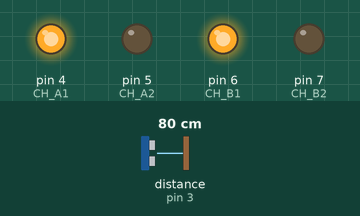
The sketch below on a simulated Arduino Uno, built with avr-gcc and run on an emulated ATmega328P. Parts: output pins drawn as LEDs (lit = HIGH). Wiring (inferred from the names in the program): ultrasonic range finder: trigger pin 2; echo pin 3. Dashed ring = blinking. The inputs (shaded band) are chosen by the test bench; at power-on: distance to the obstacle (sensor on pin 3) 80 cm. The echo pulse lasts 58.3 µs per cm; pins used as bus, display or sensor lines are not drawn.

Above: at 1.2 s.
1.3 s: distance to the obstacle (sensor on pin 3) set to 18 cm
2.8 s: distance to the obstacle (sensor on pin 3) set to 14 cm
At 4.04 s:
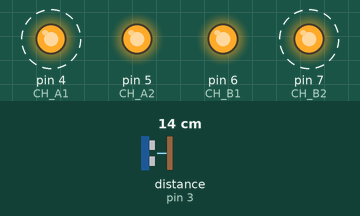
5.8 s: distance to the obstacle (sensor on pin 3) set to 35 cm
At 7.3 s:
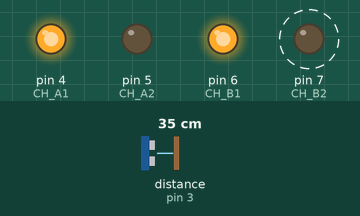
7.9 s: distance to the obstacle (sensor on pin 3) set to 2 cm
At 8.7 s:
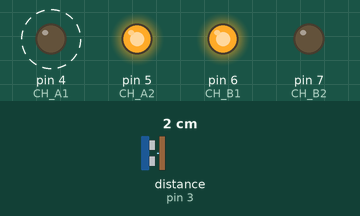
Timing chart, 0 to 11.9 s (numbered marks = the images above; inputs shaded):
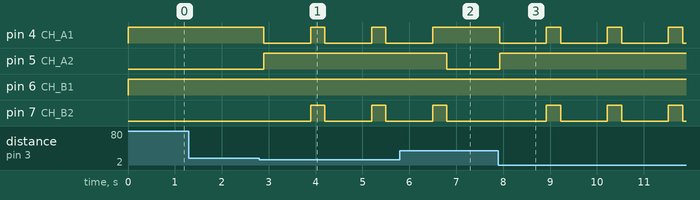

Measured:
- the behaviour switches between 16 and 15 cm on distance to the obstacle (sensor on pin 3) (found by bisection; images 0 and 1)
- after the input at 1.3 s, every drawn part: stays the same
- after the input at 2.8 s, pin 4 (CH_A1): alternates HIGH for 0.30 s and LOW for 1.0 s, starting after 0.09 s; pin 5 (CH_A2): LOW → HIGH after 0.09 s; pin 7 (CH_B2): alternates HIGH for 0.30 s and LOW for 1.0 s, starting after 1.1 s
- after the input at 5.8 s, pin 4 (CH_A1): goes on until 6.5 s, then stays HIGH; pin 5 (CH_A2): HIGH → LOW after 1.0 s
- after the input at 7.9 s, pin 4 (CH_A1): alternates HIGH for 0.30 s and LOW for 1.0 s, starting at once; pin 5 (CH_A2): LOW → HIGH at once; pin 7 (CH_B2): alternates HIGH for 0.30 s and LOW for 1.0 s, starting after 1.0 s

The sketch:

desviador_obstaculos.ino
```cpp
// Sensor ultrassonico
#define PIN_TRIG 2
#define PIN_ECHO 3
// Motor A
#define CH_A1 4
#define CH_A2 5
// Motor B
#define CH_B1 6
#define CH_B2 7
// Variaveis
float distancia = 0;

void setup()
{
  // Setup sensor ultrassonico
  pinMode(PIN_TRIG, OUTPUT);
  pinMode(PIN_ECHO, INPUT);
  digitalWrite(PIN_TRIG, LOW);
  // Setup motores
  pinMode(CH_A1, OUTPUT);
  pinMode(CH_A2, OUTPUT);
  pinMode(CH_B1, OUTPUT);
  pinMode(CH_B2, OUTPUT);
}

void loop()
{
  // O robo começa se deslocando para frente
  paraFrente();
  // Mede a distancia ate a proxima parede
  distancia = medeDistancia();

  // Caso a distancia seja menor que 15 cm, faz uma curva
  if (distancia < 15)
  {
    curva();
  }
  // Caso contrário, continua seguindo em frente
  else
  {
    paraFrente();
  }
  // A cada 0,1 segundo o robo repete essa serie de comandos
  delay(100);
}

void paraFrente()
{
  // Gira o motor A para frente
  digitalWrite(CH_A1, HIGH);
  digitalWrite(CH_A2, LOW);
  // Gira o motor B para frente
  digitalWrite(CH_B1, HIGH);
  digitalWrite(CH_B2, LOW);
}

void curva()
{
  // Gira o motor A para trás
  digitalWrite(CH_A1, LOW);
  digitalWrite(CH_A2, HIGH);
  // Gira o motor B para frente
  digitalWrite(CH_B1, HIGH);
  digitalWrite(CH_B2, LOW);
  // Espera 1 segundo
  delay(1000);

  // Freia ambos os motores por 0,2 segundos
  digitalWrite(CH_A1, HIGH);
  digitalWrite(CH_A2, HIGH);
  digitalWrite(CH_B1, HIGH);
  digitalWrite(CH_B2, HIGH);
  delay(200);
}

float medeDistancia()
{
  // Para fazer o sensor enviar um pulso ultrassonico, nos temos
  // que enviar para o pino de trigger um sinal de nivel alto
  // com pelo menos 10 microssegundos de duracao
  digitalWrite(PIN_TRIG, HIGH);
  delayMicroseconds(10);
  digitalWrite(PIN_TRIG, LOW);

  // Mede o tempo de duracao do sinal no pino de leitura em microssegundos
  float tempo_echo = pulseIn(PIN_ECHO, HIGH);
  // Velocidade do som em metros por microssegundos
  float velocidade_som = 0.00034029;

  // Multiplicamos o tempo que o som demora para ir de um pino a outro
  //(trigger ao echo) pela velocidade do som em microssegundos e então
  // dividimos por 2 (ida e volta)  e multiplicamos por 100 para
  // encontrarmos a distancia lida em centimetros
  return (100 * (tempo_echo * velocidade_som) / 2);
}
```
